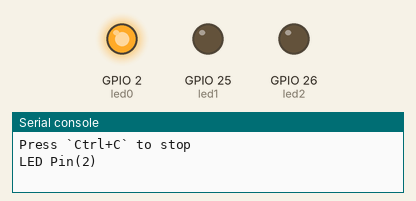
Simulated run of this program. Board: ESP32 board running MicroPython. Parts: output pins drawn as LEDs (lit = HIGH), the last lines printed to the serial console.

Above: at 0.12 s.
At 0.62 s:
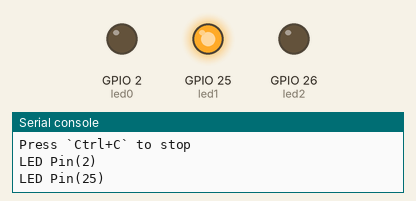
At 1.12 s:
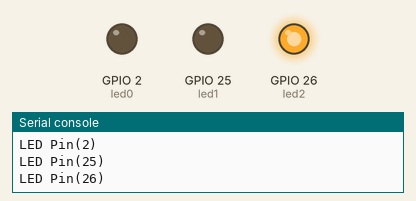
At 2.87 s:
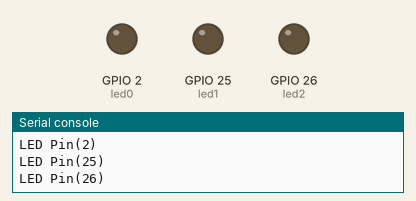
Timing chart, 0 to 3.5 s (numbered marks = the images above):
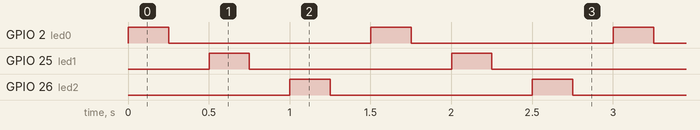

Measured:
- by itself, GPIO 2 (led0), GPIO 25 (led1), GPIO 26 (led2): alternates HIGH for 0.25 s and LOW for 1.3 s
- by itself, everything shown: repeats every 1.5 s, in 6 steps

The program:

multiple_leds.py
```python
"""
Blink three LEDs

This MicroPython script blinks three LEDs connected to the ESP32
microcontroller. The LEDs are controlled individually in a sequence.

Components:
- ESP32-based board
- LED0: GPIO pin 2 (onboard)
- LED1: GPIO pin 25
- LED2: GPIO pin 26
- BTN: GPIO pin 27 (optional)

Author: Tomas Fryza

Creation date: 2023-10-12
Last modified: 2024-11-02
"""

# Load `Pin` class from `machine` module to access hardware
from machine import Pin
import time

# Define three LED pins
led0 = Pin(2, Pin.OUT)
led1 = Pin(25, Pin.OUT)
led2 = Pin(26, Pin.OUT)

print(f"Start blinking LEDs: {led0, led1, led2}...")
print("Press `Ctrl+C` to stop")

try:
    # Forever loop
      while True:
        # Turn on the first LED, wait 250 ms, and turn it off
        print(f"LED {led0}")
        led0.on()
        time.sleep(0.25)
        led0.off()
        time.sleep(.25)

        # Repeat the above process for the second LED
        print(f"LED {led1}")
        led1.on()
        time.sleep(0.25)
        led1.off()
        time.sleep(0.25)

        # Repeat the above process for the third LED
        print(f"LED {led2}")
        led2.on()
        time.sleep(0.25)
        led2.off()
        time.sleep(0.25)

except KeyboardInterrupt:
    # This part runs when Ctrl+C is pressed
    print("Program stopped. Exiting...")

    # Optional cleanup code
    led0.off()
    led1.off()
    led2.off()
```
